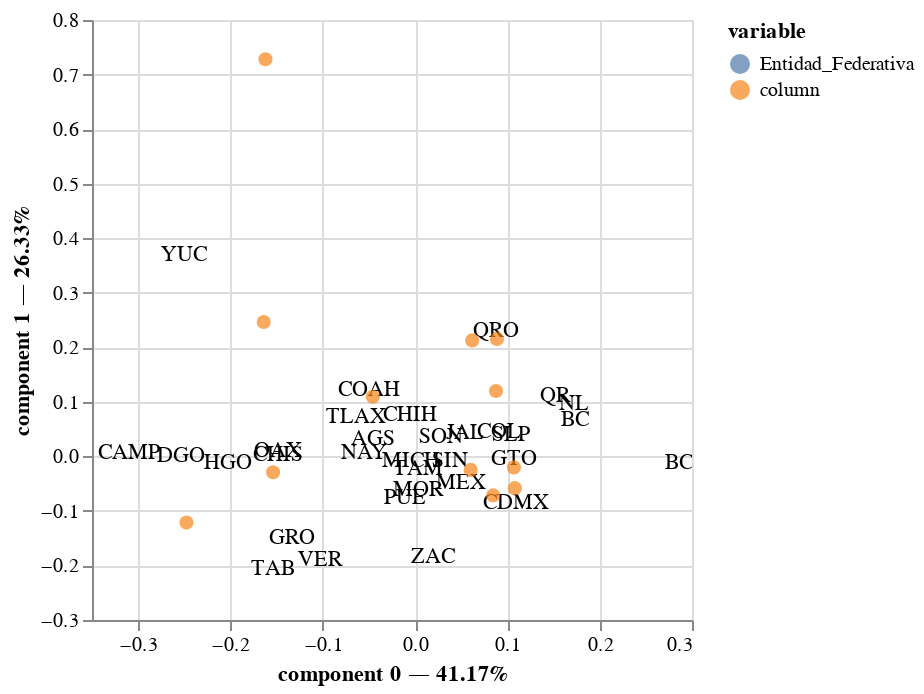

The code cell stored with this chart in its notebook:
### Code cell
ca.plot(contingency_table_main_issues, x_component = 0, y_component = 1, show_row_markers = False,
        show_column_markers = True, show_row_labels = True, show_column_labels = False)

### Figure 1 — Vega specification as saved in the notebook (floating-point values rounded to 4 significant figures)
{"$schema": "https://vega.github.io/schema/vega/v5.json", "data": [{"name": "param_2_store"}, {"name": "source_0", "values": [{"component 0": -0.04588, "component 1": 0.03202, "value": "AGS", "variable": "Entidad_Federativa"}, {"component 0": 0.1729, "component 1": 0.06656, "value": "BC", "variable": "Entidad_Federativa"}, {"component 0": 0.2927, "component 1": -0.01237, "value": "BCS", "variable": "Entidad_Federativa"}, {"component 0": -0.3098, "component 1": 0.006748, "value": "CAMP", "variable": "Entidad_Federativa"}, {"component 0": 0.1098, "component 1": -0.08469, "value": "CDMX", "variable": "Entidad_Federativa"}, {"component 0": -0.005245, "component 1": 0.07537, "value": "CHIH", "variable": "Entidad_Federativa"}, {"component 0": -0.1482, "component 1": 0.002044, "value": "CHIS", "variable": "Entidad_Federativa"}, {"component 0": -0.04947, "component 1": 0.1212, "value": "COAH", "variable": "Entidad_Federativa"}, {"component 0": 0.09139, "component 1": 0.04465, "value": "COL", "variable": "Entidad_Federativa"}, {"component 0": -0.2532, "component 1": 0.001394, "value": "DGO", "variable": "Entidad_Federativa"}, {"component 0": -0.133, "component 1": -0.1498, "value": "GRO", "variable": "Entidad_Federativa"}, {"component 0": 0.1075, "component 1": -0.003981, "value": "GTO", "variable": "Entidad_Federativa"}, {"component 0": -0.2031, "component 1": -0.01254, "value": "HGO", "variable": "Entidad_Federativa"}, {"component 0": 0.05425, "component 1": 0.04216, "value": "JAL", "variable": "Entidad_Federativa"}, {"component 0": 0.04991, "component 1": -0.04888, "value": "MEX", "variable": "Entidad_Federativa"}, {"component 0": -0.004784, "component 1": -0.008558, "value": "MICH", "variable": "Entidad_Federativa"}, {"component 0": 0.003347, "component 1": -0.06171, "value": "MOR", "variable": "Entidad_Federativa"}, {"component 0": -0.05499, "component 1": 0.005596, "value": "NAY", "variable": "Entidad_Federativa"}, {"component 0": 0.1723, "component 1": 0.09545, "value": "NL", "variable": "Entidad_Federativa"}, {"component 0": -0.1486, "component 1": 0.009512, "value": "OAX", "variable": "Entidad_Federativa"}, {"component 0": -0.01053, "component 1": -0.07574, "value": "PUE", "variable": "Entidad_Federativa"}, {"component 0": 0.1511, "component 1": 0.11, "value": "QR", "variable": "Entidad_Federativa"}, {"component 0": 0.0878, "component 1": 0.2302, "value": "QRO", "variable": "Entidad_Federativa"}, {"component 0": 0.03776, "component 1": -0.009322, "value": "SIN", "variable": "Entidad_Federativa"}, {"component 0": 0.1044, "component 1": 0.03997, "value": "SLP", "variable": "Entidad_Federativa"}, {"component 0": 0.02782, "component 1": 0.03628, "value": "SON", "variable": "Entidad_Federativa"}, {"component 0": -0.154, "component 1": -0.2056, "value": "TAB", "variable": "Entidad_Federativa"}, {"component 0": 0.002817, "component 1": -0.02275, "value": "TAM", "variable": "Entidad_Federativa"}, {"component 0": -0.06401, "component 1": 0.07157, "value": "TLAX", "variable": "Entidad_Federativa"}, {"component 0": -0.1028, "component 1": -0.1894, "value": "VER", "variable": "Entidad_Federativa"}, {"component 0": -0.25, "component 1": 0.3691, "value": "YUC", "variable": "Entidad_Federativa"}, {"component 0": 0.01992, "component 1": -0.1849, "value": "ZAC", "variable": "Entidad_Federativa"}]}, {"name": "source_1", "values": [{"component 0": -0.04588, "component 1": 0.03202, "label": "AGS"}, {"component 0": 0.1729, "component 1": 0.06656, "label": "BC"}, {"component 0": 0.2927, "component 1": -0.01237, "label": "BCS"}, {"component 0": -0.3098, "component 1": 0.006748, "label": "CAMP"}, {"component 0": 0.1098, "component 1": -0.08469, "label": "CDMX"}, {"component 0": -0.005245, "component 1": 0.07537, "label": "CHIH"}, {"component 0": -0.1482, "component 1": 0.002044, "label": "CHIS"}, {"component 0": -0.04947, "component 1": 0.1212, "label": "COAH"}, {"component 0": 0.09139, "component 1": 0.04465, "label": "COL"}, {"component 0": -0.2532, "component 1": 0.001394, "label": "DGO"}, {"component 0": -0.133, "component 1": -0.1498, "label": "GRO"}, {"component 0": 0.1075, "component 1": -0.003981, "label": "GTO"}, {"component 0": -0.2031, "component 1": -0.01254, "label": "HGO"}, {"component 0": 0.05425, "component 1": 0.04216, "label": "JAL"}, {"component 0": 0.04991, "component 1": -0.04888, "label": "MEX"}, {"component 0": -0.004784, "component 1": -0.008558, "label": "MICH"}, {"component 0": 0.003347, "component 1": -0.06171, "label": "MOR"}, {"component 0": -0.05499, "component 1": 0.005596, "label": "NAY"}, {"component 0": 0.1723, "component 1": 0.09545, "label": "NL"}, {"component 0": -0.1486, "component 1": 0.009512, "label": "OAX"}, {"component 0": -0.01053, "component 1": -0.07574, "label": "PUE"}, {"component 0": 0.1511, "component 1": 0.11, "label": "QR"}, {"component 0": 0.0878, "component 1": 0.2302, "label": "QRO"}, {"component 0": 0.03776, "component 1": -0.009322, "label": "SIN"}, {"component 0": 0.1044, "component 1": 0.03997, "label": "SLP"}, {"component 0": 0.02782, "component 1": 0.03628, "label": "SON"}, {"component 0": -0.154, "component 1": -0.2056, "label": "TAB"}, {"component 0": 0.002817, "component 1": -0.02275, "label": "TAM"}, {"component 0": -0.06401, "component 1": 0.07157, "label": "TLAX"}, {"component 0": -0.1028, "component 1": -0.1894, "label": "VER"}, {"component 0": -0.25, "component 1": 0.3691, "label": "YUC"}, {"component 0": 0.01992, "component 1": -0.1849, "label": "ZAC"}]}, {"name": "source_2", "values": [{"component 0": 0.1071, "component 1": -0.02019, "value": "Desempeno_Gub", "variable": "column"}, {"component 0": -0.1538, "component 1": -0.02911, "value": "Pobreza", "variable": "column"}, {"component 0": 0.06025, "component 1": -0.02486, "value": "Corrupcion", "variable": "column"}, {"component 0": -0.2477, "component 1": -0.1214, "value": "Desempleo", "variable": "column"}, {"component 0": 0.1081, "component 1": -0.05831, "value": "Inseguridad", "variable": "column"}, {"component 0": 0.08767, "component 1": 0.1199, "value": "Aplicacion_Ley", "variable": "column"}, {"component 0": 0.08461, "component 1": -0.07157, "value": "Desastres_Naturales", "variable": "column"}, {"component 0": -0.04584, "component 1": 0.1093, "value": "Educacion", "variable": "column"}, {"component 0": -0.164, "component 1": 0.2462, "value": "Salud", "variable": "column"}, {"component 0": 0.08872, "component 1": 0.2153, "value": "Coordinacion_Gub", "variable": "column"}, {"component 0": 0.06183, "component 1": 0.2126, "value": "Rendicion_Cuentas", "variable": "column"}, {"component 0": -0.1621, "component 1": 0.728, "value": "Ninguno", "variable": "column"}]}, {"name": "source_0_color_domain_variable_0", "values": [{"variable": "Entidad_Federativa"}]}, {"name": "source_2_color_domain_variable_1", "values": [{"variable": "column"}]}], "signals": [{"name": "unit", "value": {}, "on": [{"events": "pointermove", "update": "isTuple(group()) ? group() : unit"}]}, {"name": "param_2", "update": "vlSelectionResolve(\"param_2_store\", \"union\")"}, {"name": "param_2_component_0", "on": [{"events": [{"source": "view", "type": "dblclick"}], "update": "null"}, {"events": {"signal": "param_2_translate_delta"}, "update": "panLinear(param_2_translate_anchor.extent_x, -param_2_translate_delta.x / width)"}, {"events": {"signal": "param_2_zoom_delta"}, "update": "zoomLinear(domain(\"x\"), param_2_zoom_anchor.x, param_2_zoom_delta)"}]}, {"name": "param_2_component_1", "on": [{"events": [{"source": "view", "type": "dblclick"}], "update": "null"}, {"events": {"signal": "param_2_translate_delta"}, "update": "panLinear(param_2_translate_anchor.extent_y, param_2_translate_delta.y / height)"}, {"events": {"signal": "param_2_zoom_delta"}, "update": "zoomLinear(domain(\"y\"), param_2_zoom_anchor.y, param_2_zoom_delta)"}]}, {"name": "param_2_tuple", "on": [{"events": [{"signal": "param_2_component_0 || param_2_component_1"}], "update": "param_2_component_0 && param_2_component_1 ? {unit: \"view_2\", fields: param_2_tuple_fields, values: [param_2_component_0,param_2_component_1]} : null"}]}, {"name": "param_2_tuple_fields", "value": [{"field": "component 0", "channel": "x", "type": "R"}, {"field": "component 1", "channel": "y", "type": "R"}]}, {"name": "param_2_translate_anchor", "value": {}, "on": [{"events": [{"source": "scope", "type": "pointerdown"}], "update": "{x: x(unit), y: y(unit), extent_x: domain(\"x\"), extent_y: domain(\"y\")}"}]}, {"name": "param_2_translate_delta", "value": {}, "on": [{"events": [{"source": "window", "between": [{"source": "scope", "type": "pointerdown"}, {"source": "window", "type": "pointerup"}], "type": "pointermove", "consume": true}], "update": "{x: param_2_translate_anchor.x - x(unit), y: param_2_translate_anchor.y - y(unit)}"}]}, {"name": "param_2_zoom_anchor", "on": [{"events": [{"source": "scope", "consume": true, "type": "wheel"}], "update": "{x: invert(\"x\", x(unit)), y: invert(\"y\", y(unit))}"}]}, {"name": "param_2_zoom_delta", "on": [{"events": [{"source": "scope", "type": "wheel", "consume": true}], "update": "pow(1.001, event.deltaY * pow(16, event.deltaMode))", "force": true}]}, {"name": "param_2_modify", "on": [{"events": {"signal": "param_2_tuple"}, "update": "modify(\"param_2_store\", param_2_tuple, true)"}]}], "marks": [{"type": "symbol", "name": "view_2_marks", "from": {"data": "source_0"}, "encode": {"update": {"size": {"value": 0}, "shape": {"value": "circle"}, "y": {"field": "component 1", "scale": "y"}, "x": {"field": "component 0", "scale": "x"}, "opacity": {"value": 0.7}, "tooltip": {"signal": "{\"variable\": isValid(datum[\"variable\"]) ? datum[\"variable\"] : \"\"+datum[\"variable\"], \"value\": isValid(datum[\"value\"]) ? datum[\"value\"] : \"\"+datum[\"value\"], \"component 0\": format(datum[\"component 0\"], \"\"), \"component 1\": format(datum[\"component 1\"], \"\")}"}, "fill": {"field": "variable", "scale": "color"}}}, "clip": true, "style": ["circle"], "interactive": true}, {"type": "text", "name": "layer_1_marks", "from": {"data": "source_1"}, "encode": {"update": {"fill": {"value": "black"}, "y": {"field": "component 1", "scale": "y"}, "x": {"field": "component 0", "scale": "x"}, "baseline": {"value": "middle"}, "text": {"signal": "isValid(datum[\"label\"]) ? datum[\"label\"] : \"\"+datum[\"label\"]"}, "align": {"value": "center"}}}, "style": ["text"], "interactive": false, "clip": true}, {"type": "symbol", "name": "layer_2_marks", "from": {"data": "source_2"}, "encode": {"update": {"shape": {"value": "circle"}, "tooltip": {"signal": "{\"variable\": isValid(datum[\"variable\"]) ? datum[\"variable\"] : \"\"+datum[\"variable\"], \"value\": isValid(datum[\"value\"]) ? datum[\"value\"] : \"\"+datum[\"value\"], \"component 0\": format(datum[\"component 0\"], \"\"), \"component 1\": format(datum[\"component 1\"], \"\")}"}, "size": {"value": 50}, "x": {"field": "component 0", "scale": "x"}, "y": {"field": "component 1", "scale": "y"}, "fill": {"field": "variable", "scale": "color"}, "opacity": {"value": 0.7}}}, "interactive": true, "style": ["circle"], "clip": true}], "scales": [{"name": "x", "type": "linear", "domain": {"fields": [{"data": "source_0", "field": "component 0"}, {"data": "source_1", "field": "component 0"}, {"data": "source_2", "field": "component 0"}]}, "range": [0, {"signal": "width"}], "domainRaw": {"signal": "param_2[\"component 0\"]"}, "zero": false, "nice": true}, {"name": "y", "type": "linear", "domain": {"fields": [{"data": "source_0", "field": "component 1"}, {"data": "source_1", "field": "component 1"}, {"data": "source_2", "field": "component 1"}]}, "range": [{"signal": "height"}, 0], "domainRaw": {"signal": "param_2[\"component 1\"]"}, "zero": false, "nice": true}, {"name": "color", "type": "ordinal", "domain": {"fields": [{"data": "source_0_color_domain_variable_0", "field": "variable"}, {"data": "source_2_color_domain_variable_1", "field": "variable"}], "sort": true}, "range": "category"}], "axes": [{"scale": "x", "ticks": false, "zindex": 0, "grid": true, "orient": "bottom", "domain": false, "aria": false, "tickCount": {"signal": "ceil(width/40)"}, "minExtent": 0, "labels": false, "gridScale": "y", "maxExtent": 0}, {"scale": "y", "orient": "left", "domain": false, "maxExtent": 0, "minExtent": 0, "gridScale": "x", "grid": true, "labels": false, "ticks": false, "tickCount": {"signal": "ceil(height/40)"}, "aria": false, "zindex": 0}, {"scale": "x", "tickCount": {"signal": "ceil(width/40)"}, "labelFlush": true, "grid": false, "labelOverlap": true, "zindex": 0, "title": "component 0 — 41.17%", "orient": "bottom"}, {"scale": "y", "title": "component 1 — 26.33%", "labelOverlap": true, "tickCount": {"signal": "ceil(height/40)"}, "grid": false, "zindex": 0, "orient": "left"}], "background": "white", "padding": 5, "legends": [{"fill": "color", "symbolType": "circle", "title": "variable", "encode": {"symbols": {"update": {"opacity": {"value": 0.7}}}}}], "style": "cell", "width": 300, "height": 300}
